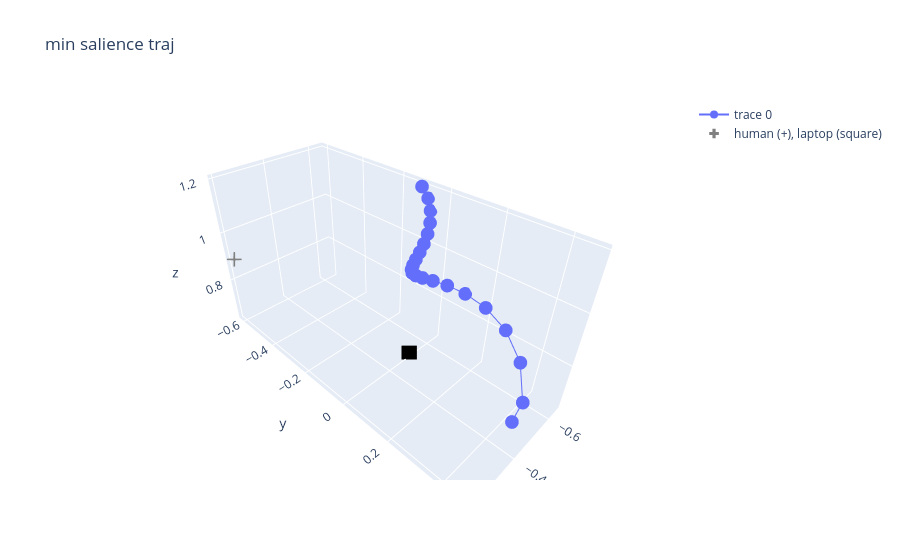

Here is the notebook cell this chart was saved with:
### Code cell
vis_trajectory(min_salience_traj, "min salience traj")

### Figure 1 — Plotly figure (JSON) as saved in the notebook; plotly's stock layout.template omitted (floating-point values rounded to 4 significant figures)
{"data": [{"mode": "lines+markers", "type": "scatter3d", "x": [-0.4053, -0.4441, -0.535, -0.6011, -0.6377, -0.6498, -0.646, -0.6348, -0.6223, -0.6124, -0.6069, -0.6061, -0.6097, -0.6164, -0.625, -0.6342, -0.6424, -0.6485, -0.6515, -0.6504, -0.6443], "y": [0.4621, 0.463, 0.3929, 0.2971, 0.1966, 0.106, 0.03264, -0.02184, -0.05908, -0.08204, -0.09387, -0.09738, -0.09494, -0.08859, -0.08022, -0.07172, -0.0651, -0.06254, -0.06633, -0.07876, -0.1018], "z": [0.7457, 0.7943, 0.8341, 0.8597, 0.8721, 0.8759, 0.8754, 0.8743, 0.8749, 0.8788, 0.8869, 0.8997, 0.9176, 0.9408, 0.9691, 1.002, 1.04, 1.08, 1.121, 1.161, 1.196]}, {"marker": {"color": ["gray", "black"], "showscale": false, "size": 8, "symbol": ["cross", "square"]}, "mode": "markers", "name": "human (+), laptop (square)", "type": "scatter3d", "x": [-0.2, -0.5], "y": [-0.6, 0], "z": [0.9, 0.635]}], "layout": {"title": {"text": "min salience traj"}}}
